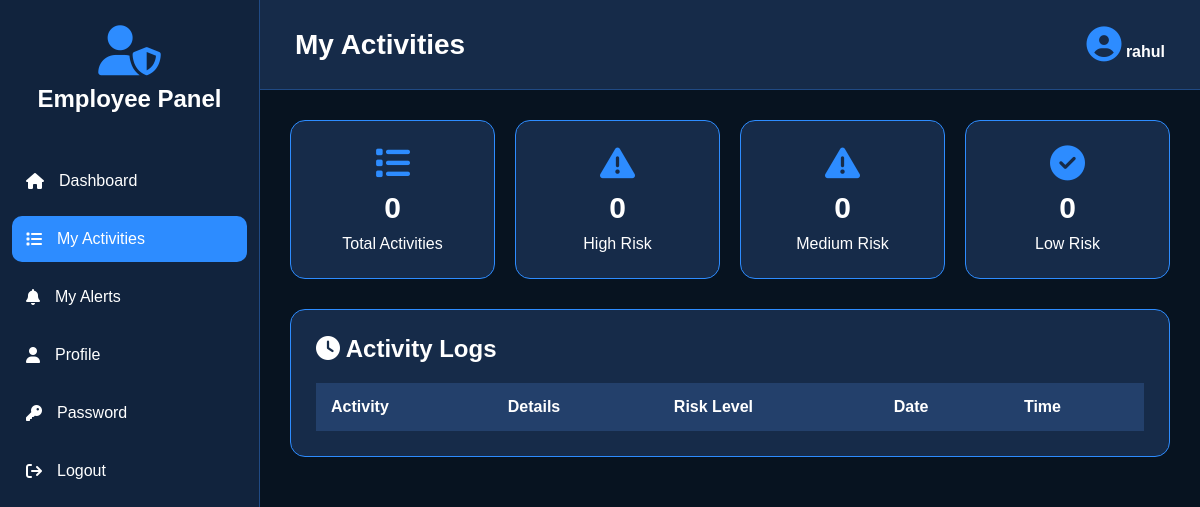
Before: /employee_activity (signed in) with the older database file.
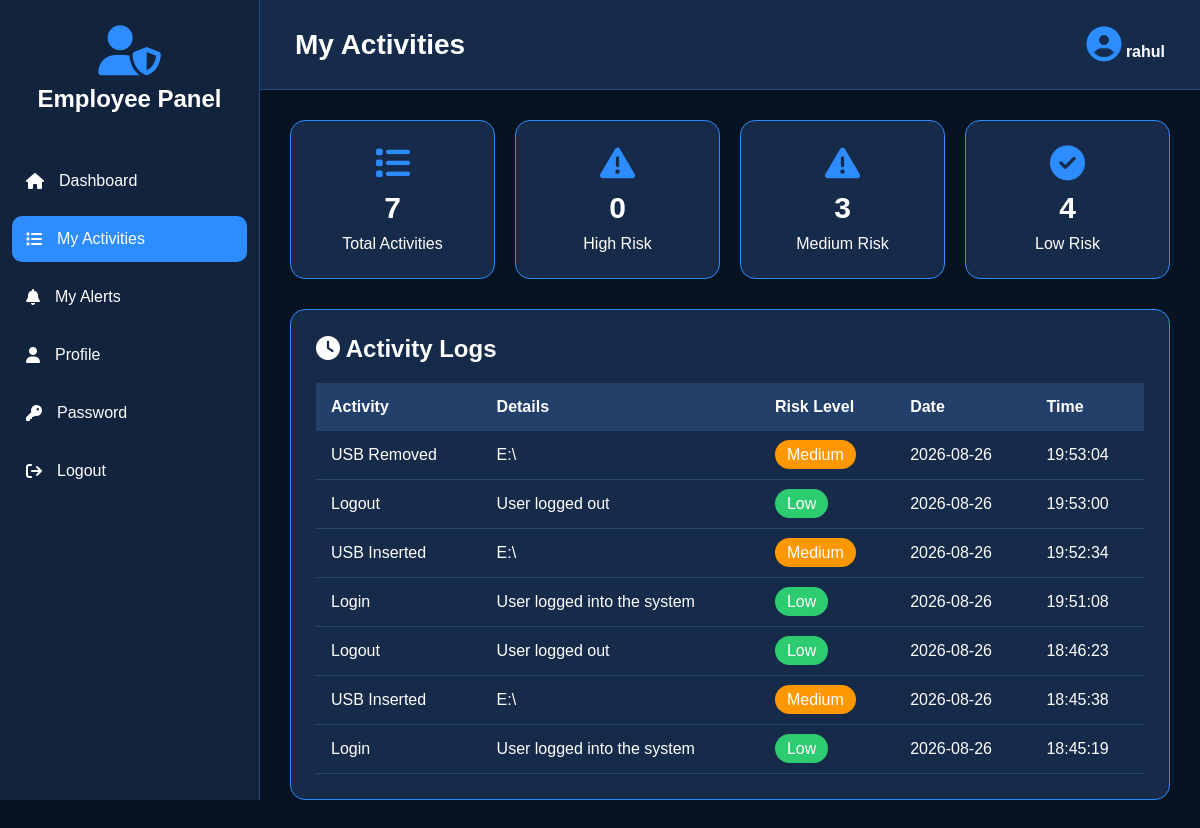
After: the same page with the newer database file.
### tables this page shows
CREATE TABLE activity_logs (
            id INTEGER PRIMARY KEY AUTOINCREMENT,
            username TEXT, activity TEXT, details TEXT,
            risk_level TEXT, date TEXT, time TEXT
        );

### app.py (the view)
@app.route("/employee_activity")
def employee_activity():
    if not login_required():
        return redirect("/")
    username = session["username"]
    conn = get_db()
    rows = conn.execute("""
        SELECT * FROM activity_logs
        WHERE username=? ORDER BY id DESC
    """, (username,)).fetchall()
    conn.close()
    return render_template(
        "employee_activity.html",
        username=username,
        activities=rows,
        total=len(rows),
        high=sum(x["risk_level"] == "High" for x in rows),
        medium=sum(x["risk_level"] == "Medium" for x in rows),
        low=sum(x["risk_level"] == "Low" for x in rows)
    )

### app.py (called while the page is built)
def login_required():
    return "username" in session

### database.py (called while the page is built)
def get_db():
    conn = sqlite3.connect(DATABASE)
    conn.row_factory = sqlite3.Row
    return conn

### templates/employee_activity.html (shortened to what this page needs)
<!DOCTYPE html>
<html lang="en">
<head>
<link rel="stylesheet"
href="https://cdnjs.cloudflare.com/ajax/libs/font-awesome/6.5.2/css/all.min.css">
</head>
<body>
<div class="sidebar">
<div class="logo">
<i class="fa-solid fa-user-shield"></i>
<h2>Employee Panel</h2>
</div>
<ul>
<li>
<a href="/employee_dashboard">
<i class="fa fa-home"></i>
<span>Dashboard</span>
</a>
</li>
<li>
<a href="/employee_activity" class="active">
<i class="fa fa-list"></i>
<span>My Activities</span>
</a>
</li>
<li>
<a href="/employee_alerts">
<i class="fa fa-bell"></i>
<span>My Alerts</span>
</a>
</li>
<li>
<a href="/employee_profile">
<i class="fa fa-user"></i>
<span>Profile</span>
</a>
</li>
<li>
<a href="/change_password">
<i class="fa fa-key"></i>
<span>Password</span>
</a>
</li>
<li>
<a href="/logout">
<i class="fa fa-sign-out"></i>
<span>Logout</span>
</a>
</li>
</ul>
</div>
<div class="main">
<div class="header">
<h1>
My Activities
</h1>
<div class="profile">
<i class="fa fa-circle-user"></i>
<b>{{username}}</b>
</div>
</div>
<div class="content">
<div class="cards">
<div class="card">
<i class="fa fa-list"></i>
<h2>{{total}}</h2>
<p>Total Activities</p>
</div>
<div class="card">
<i class="fa fa-triangle-exclamation"></i>
<h2>{{high}}</h2>
<p>High Risk</p>
</div>
<div class="card">
<i class="fa fa-warning"></i>
<h2>{{medium}}</h2>
<p>Medium Risk</p>
</div>
<div class="card">
<i class="fa fa-check-circle"></i>
<h2>{{low}}</h2>
<p>Low Risk</p>
</div>
</div>
<div class="box">
<h2 style="margin-bottom:20px;">
<i class="fa fa-clock"></i>
Activity Logs
</h2>
<div style="overflow-x:auto;">
<table>
<tr>
<th>Activity</th>
<th>Details</th>
<th>Risk Level</th>
<th>Date</th>
<th>Time</th>
</tr>
{% for activity in activities %}
<tr>
<td>{{activity.activity}}</td>
<td>{{activity.details}}</td>
<td>
{% if activity.risk_level=="High" %}
<span class="risk-high">
High
</span>
{% elif activity.risk_level=="Medium" %}
<span class="risk-medium">
Medium
</span>
{% else %}
<span class="risk-low">
Low
</span>
{% endif %}
</td>
<td>{{activity.date}}</td>
<td>{{activity.time}}</td>
</tr>
{% endfor %}
</table>
</div>
</div>
</div>
</div>
</body>
</html>

Changed rows visible on the page:
added activity_logs: activity "USB Removed", details "E:\\", risk_level "Medium", date "2026-08-26", time "19:53:04"
added activity_logs: activity "Logout", details "User logged out", risk_level "Low", date "2026-08-26", time "19:53:00"
added activity_logs: activity "USB Inserted", details "E:\\", risk_level "Medium", date "2026-08-26", time "19:52:34"
added activity_logs: activity "Login", details "User logged into the system", risk_level "Low", date "2026-08-26", time "19:51:08"
added activity_logs: activity "Logout", details "User logged out", risk_level "Low", date "2026-08-26", time "18:46:23"
added activity_logs: activity "USB Inserted", details "E:\\", risk_level "Medium", date "2026-08-26", time "18:45:38"
added activity_logs: activity "Login", details "User logged into the system", risk_level "Low", date "2026-08-26", time "18:45:19"
Other visible differences:
{{ total }}: "0" → "7"
{{ medium }}: "0" → "3"
{{ low }}: "0" → "4"
